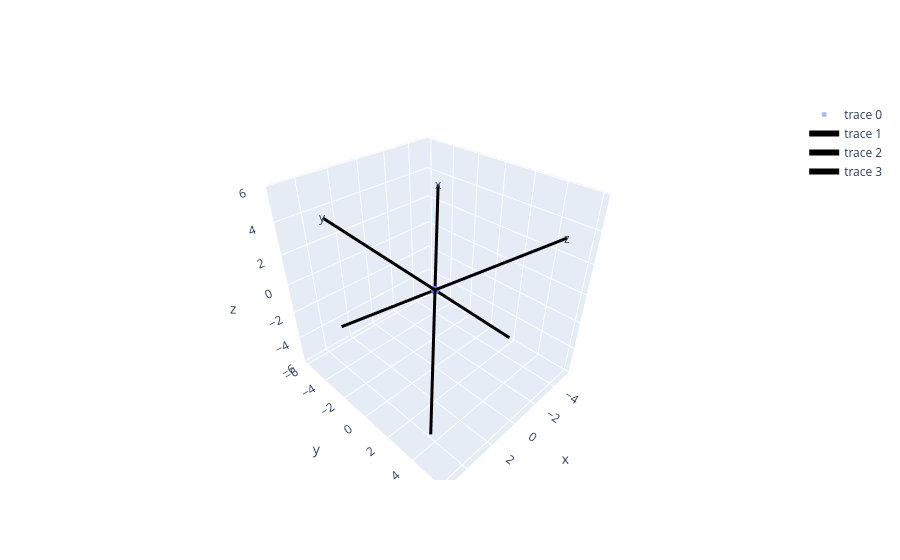

Notebook source saved alongside this figure:
### Code cell
dfdB=np.einsum('ij,ij->i',takeBlock(S1.T).T,takeBlock(S1.T).T)
plt.plot(dfdB,'.')
plt.ylabel('gradient')
plt.yscale('log')
plt.show()

R=np.linalg.norm(B,axis=0)
theta=np.acos(B[2,:]/R)
phi=np.sign(B[1,:])*np.acos(B[0,:]/np.sqrt(np.square(B[0,:])+np.square(B[1,:])))

plt.plot(R,'.')
plt.ylabel('|B|')

plt.yscale('log')
plt.show()

Rt=1E1
Gt=1E-16

mask=np.logical_and(R<Rt,dfdB<Gt)
idx=np.where(mask)[0]


plt.plot(R,dfdB,'.')
plt.axvline(Rt)
plt.axhline(Gt)


plt.xscale('log')
plt.yscale('log')
plt.xlabel("R")
plt.ylabel("Grad")
#plt.xlim([None,1E1])
plt.show()


off=8
RT=spinG.RE
CE=RT@np.eye(3)#@R
axis=['x','y','z']
coords=[go.Scatter3d( x = [-off*CE[0,i],off*CE[0,i]],
                       y = [-off*CE[1,i],off*CE[1,i]],
                       z = [-off*CE[2,i],off*CE[2,i]],
                       line = dict( color = "rgb(0,0,0)",
                                    width = 6),
                        text=l,
                        mode='lines'
                     ) for i,l in enumerate(axis)]


fig=go.Figure(data=[go.Scatter3d(x=B[0,idx],y=B[1,idx],z=B[2,idx],mode='markers',
marker=dict(
        size=5,
        opacity=0.5
    )

),*coords])
fig.update_layout(
    scene=dict(
        annotations=[dict(
            x=off*CE[0,i],
            y=off*CE[1,i],
            z=off*CE[2,i],
            text=l,
            showarrow=False
        ) for i,l in enumerate(axis)]
    ))

fig.show()
#dfddB=np.linalg.det(S2[idx,:,:,:])#np.max(np.abs(np.linalg.eigvals(S2[idx,:,:,:])),axis=-1)

### Figure 1 — Plotly figure (JSON) as saved in the notebook; plotly's stock layout.template omitted (floating-point values rounded to 4 significant figures)
{"data": [{"marker": {"opacity": 0.5, "size": 5}, "mode": "markers", "type": "scatter3d", "x": [-1.243e-15, -1.243e-15, -1.243e-15, 2.147e-15, 8.664e-16, 8.664e-16, 8.664e-16, 5.746e-16, -9.235e-16, -7.743e-15, -7.743e-15, -7.743e-15], "y": [5.824e-16, 5.824e-16, 5.824e-16, -7.504e-16, -3.055e-16, -3.055e-16, -3.055e-16, -2.039e-16, 3.268e-16, 3.673e-15, 3.673e-15, 3.673e-15], "z": [-1.529e-15, -1.529e-15, -1.529e-15, 2.31e-15, 9.318e-16, 9.318e-16, 9.318e-16, 6.204e-16, -9.964e-16, -9.57e-15, -9.57e-15, -9.57e-15]}, {"line": {"color": "rgb(0,0,0)", "width": 6}, "mode": "lines", "text": "x", "type": "scatter3d", "x": [5.299, -5.299], "y": [5.01, -5.01], "z": [-3.289, 3.289]}, {"line": {"color": "rgb(0,0,0)", "width": 6}, "mode": "lines", "text": "y", "type": "scatter3d", "x": [-5.299, 5.299], "y": [1.866, -1.866], "z": [-5.696, 5.696]}, {"line": {"color": "rgb(0,0,0)", "width": 6}, "mode": "lines", "text": "z", "type": "scatter3d", "x": [2.8, -2.8], "y": [-5.951, 5.951], "z": [-4.554, 4.554]}], "layout": {"scene": {"annotations": [{"showarrow": false, "text": "x", "x": -5.299, "y": -5.01, "z": 3.289}, {"showarrow": false, "text": "y", "x": 5.299, "y": -1.866, "z": 5.696}, {"showarrow": false, "text": "z", "x": -2.8, "y": 5.951, "z": 4.554}]}}}
